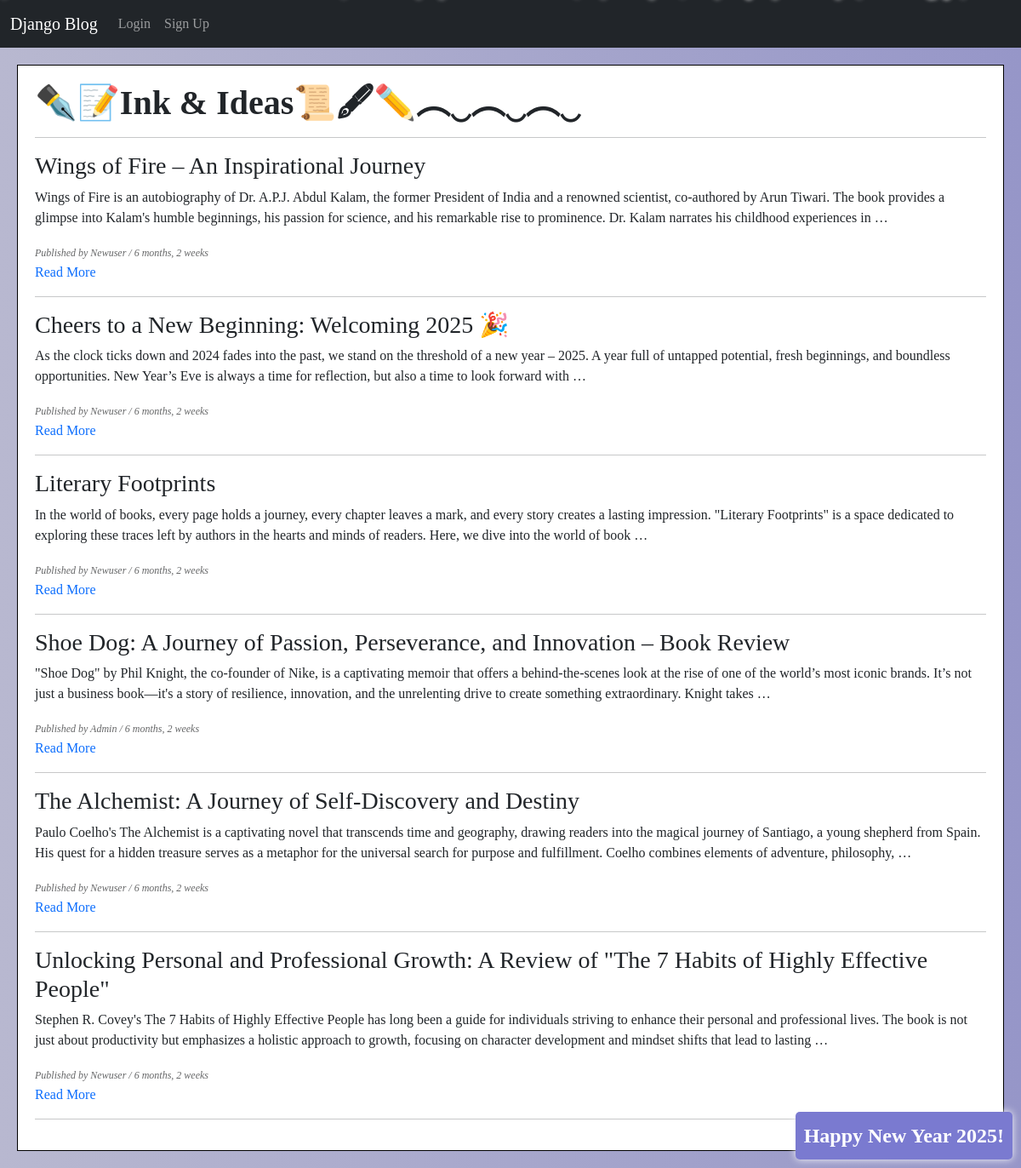
The page / on the database its author committed.
### blog/models.py (models this page shows, shortened)
class Blog(models.Model):
    author = models.ForeignKey(User, on_delete=models.CASCADE)
    title = models.CharField(max_length=150)
    text = models.TextField()
    published_date = models.DateTimeField(auto_now=True)
    updated_date = models.DateTimeField(auto_now_add=True)
    image = models.ImageField(upload_to='blog_images/', blank=True, null=True)  # New field for image

### blog/views.py (the view)
# urls.py: path('', views.index, name='index'),
def index(request):
    blogs = Blog.objects.all().order_by('-published_date')
    return render(request, 'blog/index.html', {'blogs': blogs})

### blog/templates/blog/index.html (shortened to what this page needs)
{% extends 'base.html' %}
{% block content %}
    <h1>✒️📝Ink & Ideas📜🖋✏️︵‿︵‿︵‿</h1><hr>
    {% for blog in blogs %}
        <h3>{{ blog.title }}</h3>
        <p>{{ blog.text|truncatewords:50 }}</p>
        <small><i>Published by {{ blog.author|title }} / {{ blog.published_date|timesince }}</i></small><br>
        <a href="{% url 'blog:detail' blog.id %}">Read More</a><br>
        <hr>
    {% empty %}
        <p>No blog has been added yet.</p>
    {% endfor %}
{% endblock %}

### static/css/base.css (style rules this page uses)
body { background: linear-gradient(to right, rgb(184, 184, 208), rgb(150, 150, 200))!important; font-family: cursive; }
h1 { font-weight: bold; }
small { font-size: 12px; color: rgb(102, 103, 104); }
a { text-decoration: none; }

### rows shown on the page
Blog: title "Wings of Fire – An Inspirational Journey", text "Wings of Fire is an autobiography of Dr. A.P.J. Abdul Kalam, the former President of India and a renowned scientist, co-authored by Arun Tiwari. The book provides a glimpse into Kalam's humble beginnings, his passion for science, and his remarkable rise to prominence. Dr. Kalam narrates his childhood experiences in …", author "Newuser", published_date "6 months, 2 weeks"
Blog: title "Cheers to a New Beginning: Welcoming 2025 🎉", text "As the clock ticks down and 2024 fades into the past, we stand on the threshold of a new year – 2025. A year full of untapped potential, fresh beginnings, and boundless opportunities. New Year’s Eve is always a time for reflection, but also a time to look forward with …", author "Newuser", published_date "6 months, 2 weeks"
Blog: title "Literary Footprints", text "In the world of books, every page holds a journey, every chapter leaves a mark, and every story creates a lasting impression. \"Literary Footprints\" is a space dedicated to exploring these traces left by authors in the hearts and minds of readers. Here, we dive into the world of book …", author "Newuser", published_date "6 months, 2 weeks"
Blog: title "Shoe Dog: A Journey of Passion, Perseverance, and Innovation – Book Review", text "\"Shoe Dog\" by Phil Knight, the co-founder of Nike, is a captivating memoir that offers a behind-the-scenes look at the rise of one of the world’s most iconic brands. It’s not just a business book—it's a story of resilience, innovation, and the unrelenting drive to create something extraordinary. Knight takes …", author "Admin", published_date "6 months, 2 weeks"
Blog: title "The Alchemist: A Journey of Self-Discovery and Destiny", text "Paulo Coelho's The Alchemist is a captivating novel that transcends time and geography, drawing readers into the magical journey of Santiago, a young shepherd from Spain. His quest for a hidden treasure serves as a metaphor for the universal search for purpose and fulfillment. Coelho combines elements of adventure, philosophy, …", author "Newuser", published_date "6 months, 2 weeks"
Blog: title "Unlocking Personal and Professional Growth: A Review of \"The 7 Habits of Highly Effective People\"", text "Stephen R. Covey's The 7 Habits of Highly Effective People has long been a guide for individuals striving to enhance their personal and professional lives. The book is not just about productivity but emphasizes a holistic approach to growth, focusing on character development and mindset shifts that lead to lasting …", author "Newuser", published_date "6 months, 2 weeks"
